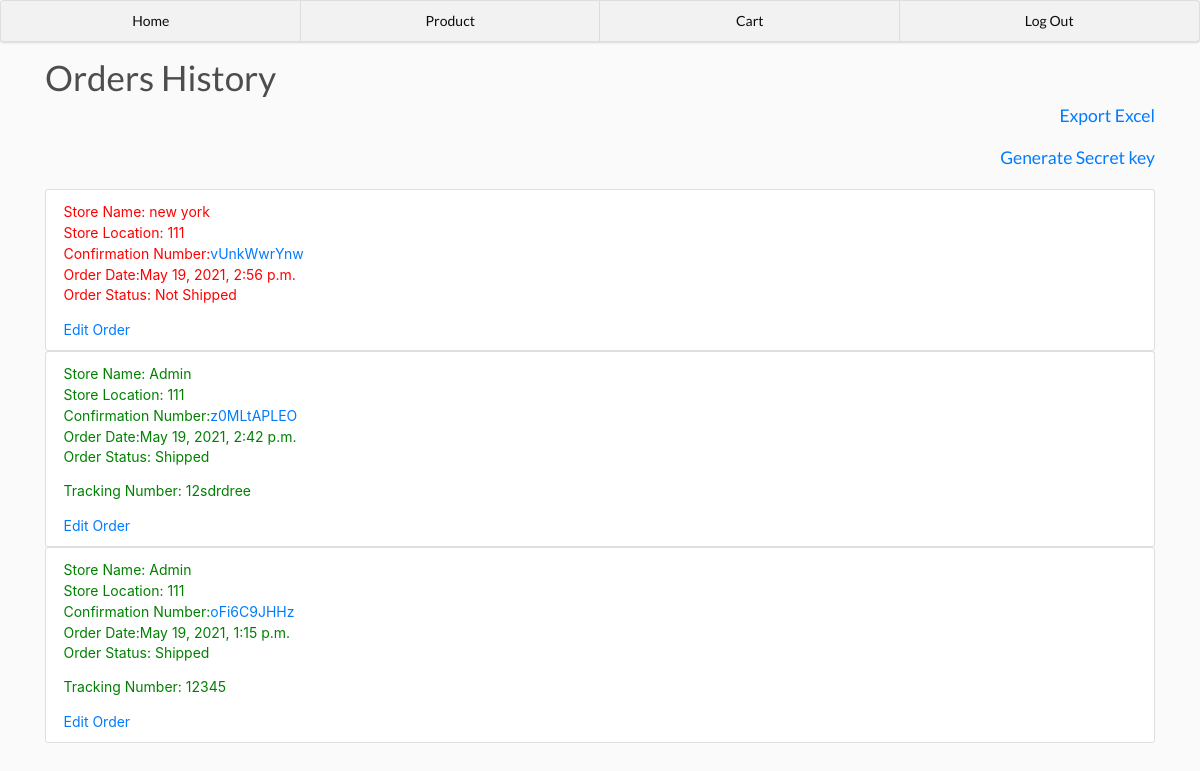
The app's page /home/ (signed in), older data.
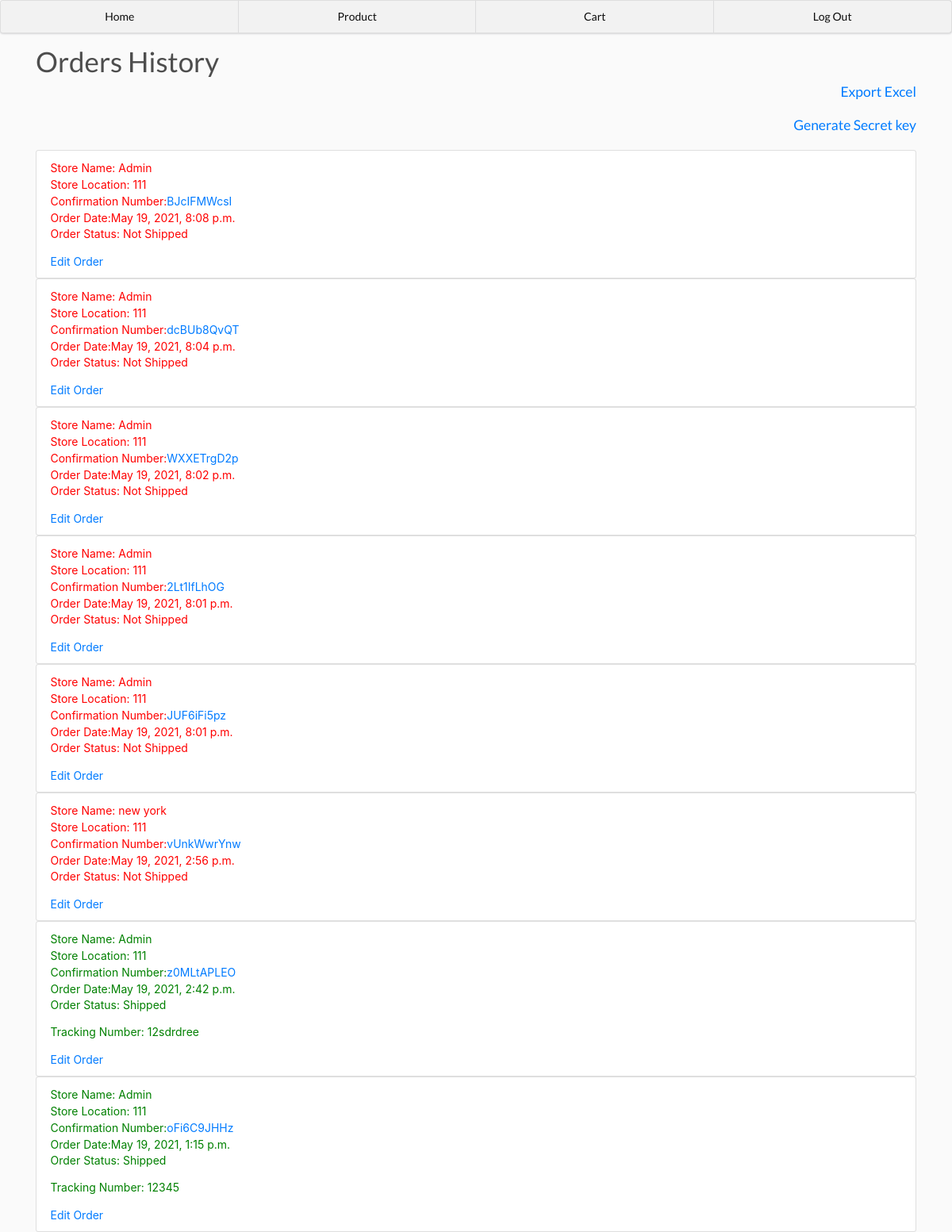
The same page, newer data.
### main/models.py (models this page shows, shortened)
class Order(models.Model):
	id = models.AutoField(primary_key=True)
	user = models.ForeignKey(User, null=True, blank=True, on_delete = models.SET_NULL)
	email = models.EmailField(null=True, blank=True)
	date = models.DateTimeField(default=timezone.now)
	checkout = models.BooleanField(default=False)
	confirm = models.BooleanField(default=False)
	confirmation_number = models.CharField(max_length=30, blank=True, null=True)
	comment = models.CharField(max_length=300, blank=True, null=True)
	tracking_number = models.CharField(max_length=100, blank=True, null=True)

class User(AbstractUser):
	id = models.AutoField(primary_key=True)
	store_name = models.CharField(max_length=100)
	store_location = models.PositiveSmallIntegerField()
	allow_edit = models.BooleanField(default=False)

### main/views.py (the view)
# urls.py: 2. Add a URL to urlpatterns:  path('', views.home, name='home')
@login_required(login_url='index')
def home(request):
	if request.user.allow_edit:
		orders = Order.objects.filter(checkout=True).order_by('-date')
	else:
		orders = Order.objects.filter(user=request.user, checkout=True).order_by('-date')
	context = {'orders': orders}
	return render(request, 'main/home.html', context)

### main/templates/main/home.html
{% extends 'main/base.html' %}
{% load static %}
{% block content %}
	<h1>Orders History</h1>
	{% if request.user.is_superuser %}
		<h5 style="float: right"><a href="{% url 'generate' %}">Export Excel</a></h5>
		<br>
		<br>
		<h5 style="float: right"><a href="{% url 'generate' %}">Generate Secret key</a></h5>
	{% endif %}
	<br>
	<br>
	{% for order in orders %}
		<ul class="list-group">
			<li class="list-group-item">
				{% if order.confirm %}
					<div style="color: green">
				{% else %}
					<div style="color: red">
				{% endif %}
					Store Name: {{order.user.store_name}}
					<br>
					Store Location: {{order.user.store_location}}
					<br>
					Confirmation Number:<a href="{% url 'viewOrder' confirmation_number=order.confirmation_number %}">{{order.confirmation_number}}</a>
					<br>
					Order Date:{{order.date}}
					<br>
					{% if order.confirm %}
						<p>Order Status: Shipped</p>
						<p>Tracking Number: {{order.tracking_number}}</p>
					{% elif not order.confirm %}
						<p>Order Status: Not Shipped</p>
					{% endif %}
					{% if request.user.allow_edit %}
						<a href="{% url 'editOrder' confirmation_number=order.confirmation_number %}">Edit Order</a>
					{% endif %}
				</div>
			</li>
		</ul>
	{% endfor %}
{% endblock content %}

Row changes from the older to the newer data that the page shows:
added Order: user.store_name "Admin", user.store_location "111", confirmation_number "BJcIFMWcsI", date "May 19, 2021, 8:08 p.m.", confirm "Order Status: Not Shipped"
added Order: user.store_name "Admin", user.store_location "111", confirmation_number "dcBUb8QvQT", date "May 19, 2021, 8:04 p.m.", confirm "Order Status: Not Shipped"
added Order: user.store_name "Admin", user.store_location "111", confirmation_number "WXXETrgD2p", date "May 19, 2021, 8:02 p.m.", confirm "Order Status: Not Shipped"
added Order: user.store_name "Admin", user.store_location "111", confirmation_number "2Lt1IfLhOG", date "May 19, 2021, 8:01 p.m.", confirm "Order Status: Not Shipped"
now on this page (row edited): Order: user.store_name "Admin", user.store_location "111", confirmation_number "JUF6iFi5pz", date "May 19, 2021, 8:01 p.m.", confirm "Order Status: Not Shipped"
